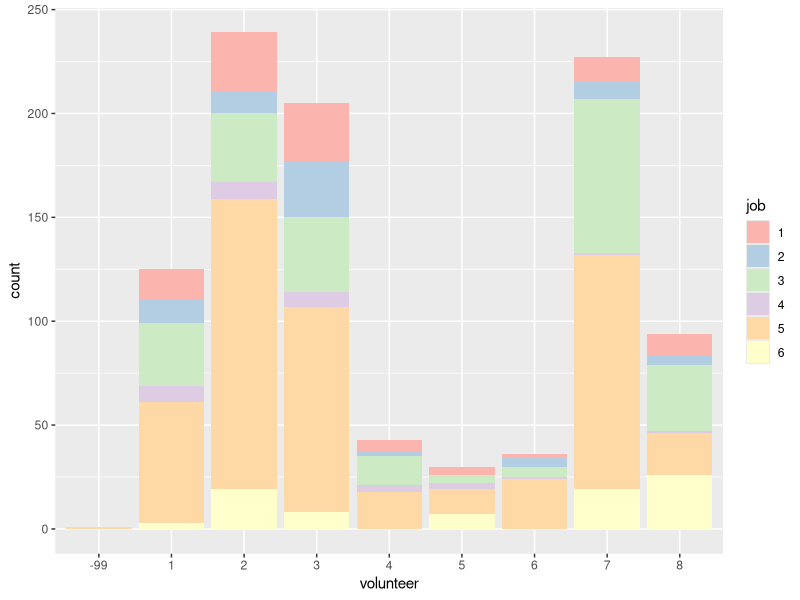

Generate this figure with R:
library(tidyverse)
library(RColorBrewer)
library(haven)


dif <- as.data.frame(read.csv("OXF.csv", sep = ";"))
survey <- data.frame(job=as.factor(dif$V29), volunteer=as.factor(dif$V34))


ggplot(survey, aes(x=volunteer)) +
  geom_bar(aes(fill=job)) +
  scale_fill_brewer(palette="Pastel1")



